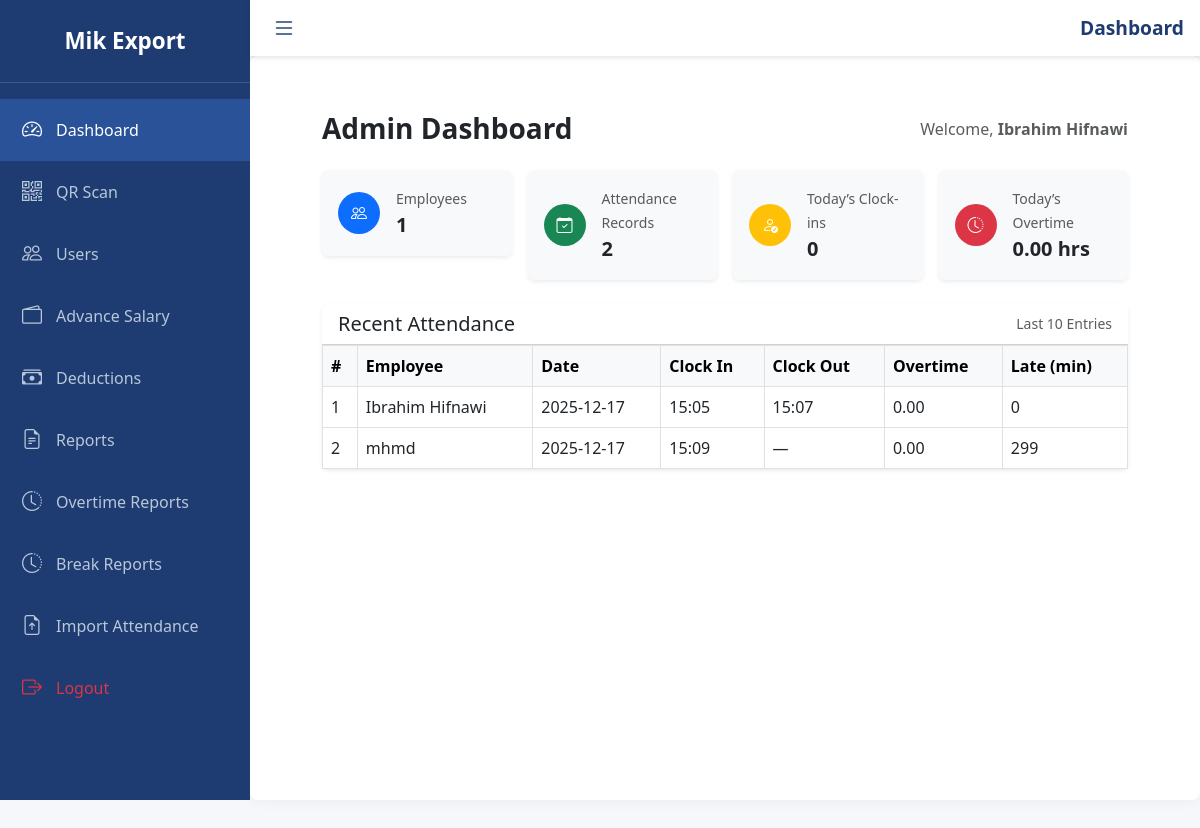
Screenshot of / (signed in) with the database file from the repository.
### attendance_app/models.py (models this page shows, shortened)
class User(UserMixin, db.Model):
    id = db.Column(db.Integer, primary_key=True)
    name = db.Column(db.String(150), nullable=False)
    username = db.Column(db.String(100), unique=True, nullable=False)
    password = db.Column(db.String(128))
    role = db.Column(db.String(20), default='employee')
    salary_per_month = db.Column(db.Float, default=0.0)
    device_id = db.Column(db.String(128), unique=True, nullable=True)
    serial_number = db.Column(db.String(255), unique=True, nullable=True)

class Attendance(db.Model):
    id = db.Column(db.Integer, primary_key=True)
    user_id = db.Column(db.Integer, db.ForeignKey('user.id'))
    date = db.Column(db.Date, nullable=False)
    clock_in = db.Column(db.Time, nullable=False)
    clock_out = db.Column(db.Time, nullable=True)
    overtime = db.Column(db.Float)
    late_minutes = db.Column(db.Integer)
    user = db.relationship('User', backref='attendances')

### attendance_app/routes.py (the view, shortened to what this page needs)
@app.route('/')
@login_required
def dashboard():
    today = date.today()
    if current_user.role == 'manager':
        total_employees = User.query.filter_by(role='employee').count()
        total_attendance = Attendance.query.count()
        today_clock_ins = Attendance.query.filter(
            cast(Attendance.date, Date) == today,
            Attendance.clock_in != None
        ).count()
        today_overtime = sum(
            (a.overtime or 0) for a in Attendance.query.filter(cast(Attendance.date, Date) == today).all()
        )
        recent_sessions = Attendance.query.order_by(Attendance.date.desc()).limit(10).all()
        return render_template(
            'admin_dashboard.html',
            total_employees=total_employees,
            total_attendance=total_attendance,
            today_clock_ins=today_clock_ins,
            today_overtime=today_overtime,
            recent_sessions=recent_sessions
        )

### attendance_app/models.py (called while the page is built)
@login_manager.user_loader
def load_user(user_id):
    return User.query.get(int(user_id))

### attendance_app/templates/admin_dashboard.html (shortened to what this page needs)
{% extends 'base.html' %}
{% block content %}
<div class="container-fluid px-4 py-4">
  <div class="d-flex justify-content-between align-items-center mb-4">
    <h3 class="fw-bold text-dark mb-0">Admin Dashboard</h3>
    <div class="text-muted">Welcome, <strong>{{ current_user.name }}</strong></div>
  </div>
  <div class="row g-3 mb-4">
    <div class="col-md-6 col-xl-3">
      <div class="card shadow-sm border-0 bg-light">
        <div class="card-body d-flex align-items-center">
          <div class="me-3">
            <div class="bg-primary text-white rounded-circle d-flex align-items-center justify-content-center" style="width: 42px; height: 42px;">
              <i class="bi bi-people"></i>
            </div>
          </div>
          <div>
            <small class="text-muted">Employees</small>
            <div class="fs-5 fw-bold">{{ total_employees }}</div>
          </div>
        </div>
      </div>
    </div>
    <div class="col-md-6 col-xl-3">
      <div class="card shadow-sm border-0 bg-light">
        <div class="card-body d-flex align-items-center">
          <div class="me-3">
            <div class="bg-success text-white rounded-circle d-flex align-items-center justify-content-center" style="width: 42px; height: 42px;">
              <i class="bi bi-calendar-check"></i>
            </div>
          </div>
          <div>
            <small class="text-muted">Attendance Records</small>
            <div class="fs-5 fw-bold">{{ total_attendance }}</div>
          </div>
        </div>
      </div>
    </div>
    <div class="col-md-6 col-xl-3">
      <div class="card shadow-sm border-0 bg-light">
        <div class="card-body d-flex align-items-center">
          <div class="me-3">
            <div class="bg-warning text-white rounded-circle d-flex align-items-center justify-content-center" style="width: 42px; height: 42px;">
              <i class="bi bi-person-check"></i>
            </div>
          </div>
          <div>
            <small class="text-muted">Today’s Clock-ins</small>
            <div class="fs-5 fw-bold">{{ today_clock_ins }}</div>
          </div>
        </div>
      </div>
    </div>
    <div class="col-md-6 col-xl-3">
      <div class="card shadow-sm border-0 bg-light">
        <div class="card-body d-flex align-items-center">
          <div class="me-3">
            <div class="bg-danger text-white rounded-circle d-flex align-items-center justify-content-center" style="width: 42px; height: 42px;">
              <i class="bi bi-clock-history"></i>
            </div>
          </div>
          <div>
            <small class="text-muted">Today’s Overtime</small>
            <div class="fs-5 fw-bold">{{ "%.2f"|format(today_overtime) }} hrs</div>
          </div>
        </div>
      </div>
    </div>
  </div>
  <div class="card border-0 shadow-sm">
    <div class="card-header bg-white d-flex justify-content-between align-items-center">
      <h5 class="mb-0">Recent Attendance</h5>
      <span class="text-muted small">Last 10 Entries</span>
    </div>
    <div class="card-body p-0">
      <div class="table-responsive">
        <table class="table table-hover table-bordered align-middle mb-0">
          <thead class="table-light">
            <tr>
              <th>#</th>
              <th>Employee</th>
              <th>Date</th>
              <th>Clock In</th>
              <th>Clock Out</th>
              <th>Overtime</th>
              <th>Late (min)</th>
            </tr>
          </thead>
          <tbody>
            {% for session in recent_sessions %}
            <tr>
              <td>{{ loop.index }}</td>
              <td>{{ session.user.name or session.user.username }}</td>
              <td>{{ session.date.strftime('%Y-%m-%d') }}</td>
              <td>{{ session.clock_in.strftime('%H:%M') if session.clock_in else '—' }}</td>
              <td>{{ session.clock_out.strftime('%H:%M') if session.clock_out else '—' }}</td>
              <td>{{ "%.2f"|format(session.overtime or 0) }}</td>
              <td>{{ session.late_minutes or 0 }}</td>
            </tr>
            {% endfor %}
          </tbody>
        </table>
      </div>
    </div>
  </div>
</div>
{% endblock %}

### attendance_app/templates/base.html (shortened to what this page needs)
<!doctype html>
<html lang="en">
<head>
  <link href="https://cdn.jsdelivr.net/npm/bootstrap@5.3.0/dist/css/bootstrap.min.css" rel="stylesheet" />
  <link href="https://cdn.jsdelivr.net/npm/bootstrap-icons@1.10.5/font/bootstrap-icons.css" rel="stylesheet" />
  <link href="https://cdn.jsdelivr.net/npm/select2@4.1.0-rc.0/dist/css/select2.min.css" rel="stylesheet" />
</head>
<body data-authenticated="{{ 'true' if current_user.is_authenticated else 'false' }}">
  {% if current_user.is_authenticated %}
  <nav id="sidebar">
    <div class="sidebar-brand text-white">Mik Export</div>
    <ul class="nav flex-column mt-3">
      <li class="nav-item">
        <a href="{{ url_for('dashboard') }}" class="nav-link {% if request.endpoint == 'dashboard' %}active{% endif %}">
          <i class="bi bi-speedometer2"></i> <span>Dashboard</span>
        </a>
      </li>
      {% if current_user.role == 'manager' %}
      <li class="nav-item">
    <a class="nav-link" href="{{ url_for('show_admin_qr') }}">
        <i class="bi bi-qr-code"></i> QR Scan
    </a>
</li>
        <li class="nav-item"><a href="{{ url_for('users') }}" class="nav-link {% if request.endpoint == 'users' %}active{% endif %}"><i class="bi bi-people"></i> <span>Users</span></a></li>
        <li class="nav-item"><a href="{{ url_for('advances') }}" class="nav-link {% if request.endpoint == 'advances' %}active{% endif %}"><i class="bi bi-wallet2"></i> <span>Advance Salary</span></a></li>
        <li class="nav-item"><a href="{{ url_for('manage_deductions') }}" class="nav-link {% if request.endpoint == 'manage_deductions' %}active{% endif %}"><i class="bi bi-cash-stack"></i> <span>Deductions</span></a></li>
        <li class="nav-item"><a href="{{ url_for('report') }}" class="nav-link {% if request.endpoint == 'report' %}active{% endif %}"><i class="bi bi-file-earmark-text"></i> <span>Reports</span></a></li>
        <li class="nav-item"><a href="{{ url_for('overtime_reports') }}" class="nav-link {% if request.endpoint == 'overtime_reports' %}active{% endif %}"><i class="bi bi-clock-history"></i> <span>Overtime Reports</span></a></li>
        <li class="nav-item"><a href="{{ url_for('break_reports') }}" class="nav-link {% if request.endpoint == 'break_reports' %}active{% endif %}"><i class="bi bi-clock-history"></i> <span>Break Reports</span></a></li>
        <li class="nav-item"><a class="nav-link {% if request.endpoint == 'import_attendance' %}active{% endif %}" href="{{ url_for('import_attendance') }}"><i class="bi bi-file-earmark-arrow-up"></i> <span>Import Attendance</span></a></li>
      {% else %}
        <li class="nav-item"><a href="{{ url_for('report') }}" class="nav-link {% if request.endpoint == 'report' %}active{% endif %}"><i class="bi bi-file-earmark-text"></i> <span>Attendance Report</span></a></li>
      {% endif %}
      <li class="nav-item mt-auto">
        <a href="{{ url_for('auth.logout') }}" class="nav-link text-danger"><i class="bi bi-box-arrow-right"></i> <span>Logout</span></a>
      </li>
    </ul>
  </nav>
  <header id="topbar">
    <button class="btn-toggle-sidebar" id="sidebarToggle"><i class="bi bi-list"></i></button>
    <div class="page-title">Dashboard</div>
  </header>
  {% endif %}
  <main id="main-content" class="{% if not current_user.is_authenticated %}mx-auto mt-5{% endif %}">
    {% block content %}{% endblock %}
  </main>
</body>
</html>

### attendance_app/templates/base.html (style rules this page uses)
body, html { height: 100%; margin: 0; font-family: 'Segoe UI', Tahoma, Geneva, Verdana, sans-serif; background-color: #f5f7fa; color: #333; }
#sidebar { height: 100vh; position: fixed; left: 0; top: 0; width: 250px; background-color: #1e3c72; color: white; transition: width 0.3s ease; overflow-y: auto; z-index: 1030; }
#sidebar .nav-link { color: #b8c7d9; font-weight: 500; padding: 1rem 1.25rem; display: flex; align-items: center; gap: 12px; transition: background-color 0.2s ease; white-space: nowrap; }
#sidebar .nav-link:hover, #sidebar .nav-link.active { background-color: #2a5298; color: #fff; }
#sidebar .nav-link i { font-size: 1.25rem; min-width: 24px; text-align: center; }
#sidebar .nav-link span { transition: opacity 0.3s ease; }
#sidebar .sidebar-brand { font-weight: 700; font-size: 1.4rem; padding: 1.5rem 1.25rem; border-bottom: 1px solid rgba(255,255,255,0.15); user-select: none; text-align: center; }
#topbar { height: 56px; background: white; padding: 0 1rem; box-shadow: 0 2px 5px rgb(0 0 0 / 0.1); position: fixed; left: 250px; right: 0; top: 0; display: flex; align-items: center; justify-content: space-between; transition: left 0.3s ease; z-index: 1040; }
#topbar .btn-toggle-sidebar { font-size: 1.5rem; color: #1e3c72; border: none; background: none; cursor: pointer; }
#topbar .page-title { font-weight: 600; font-size: 1.2rem; color: #1e3c72; }
#main-content { margin-top: 56px; margin-left: 250px; padding: 2rem 3rem; transition: margin-left 0.3s ease; min-height: calc(100vh - 56px); background: white; border-radius: 0.5rem; box-shadow: 0 0 15px rgb(0 0 0 / 0.05); }

### rows the page displays
User: name "Ibrahim Hifnawi"
Attendance: user "Ibrahim Hifnawi", date "2025-12-17", clock_in "15:05", clock_out "15:07", overtime "0.00", late_minutes "0"
Attendance: user "mhmd", date "2025-12-17", clock_in "15:09", clock_out "—", overtime "0.00", late_minutes "299"

### other values shown
{{ total_employees }} "1"
{{ total_attendance }} "2"
{{ today_clock_ins }} "0"
{{ "%.2f"|format(today_overtime) }} "0.00"
